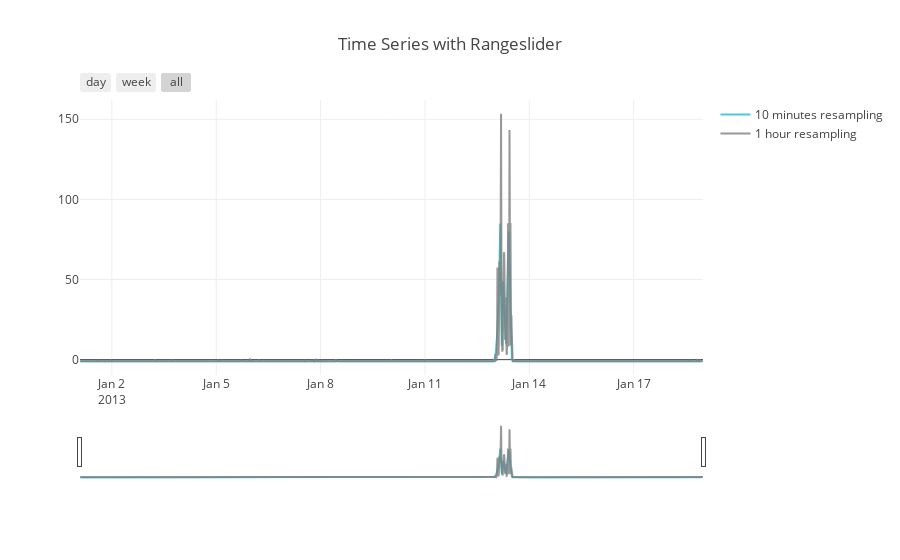

Notebook cell for this chart:
### Code cell
plot_time_series(minute_sample_amount, hour_sample_amount)

### Figure 1 — Plotly figure (JSON) as saved in the notebook; plotly's stock layout.template omitted (floating-point values rounded to 4 significant figures; data arrays with more than 128 entries replaced by an {"elided": "..."} marker saying what was removed)
{"data": [{"line": {"color": "#17BECF"}, "name": "10 minutes resampling", "opacity": 0.8, "type": "scatter", "uid": "a055470c-adce-11e8-bdb9-6c96cfdef807", "x": {"elided": "430 str values"}, "y": {"elided": "430 float values"}}, {"line": {"color": "#7F7F7F"}, "name": "1 hour resampling", "opacity": 0.8, "type": "scatter", "uid": "a055489c-adce-11e8-bdb9-6c96cfdef807", "x": {"elided": "2578 str values"}, "y": {"elided": "2578 float values"}}], "layout": {"title": "Time Series with Rangeslider", "xaxis": {"rangeselector": {"buttons": [{"count": 1, "label": "day", "step": "day", "stepmode": "backward"}, {"count": 7, "label": "week", "step": "day", "stepmode": "backward"}, {"step": "all"}]}, "rangeslider": {"visible": true}, "type": "date"}}}
